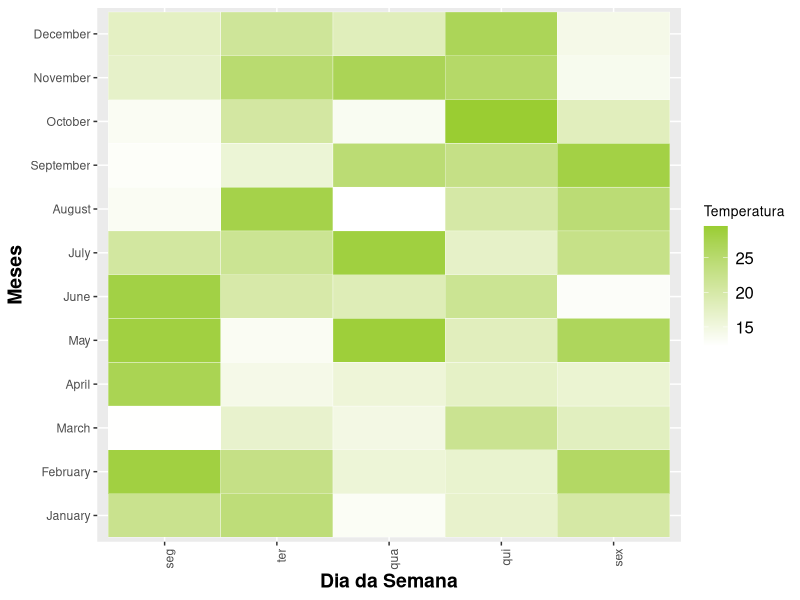
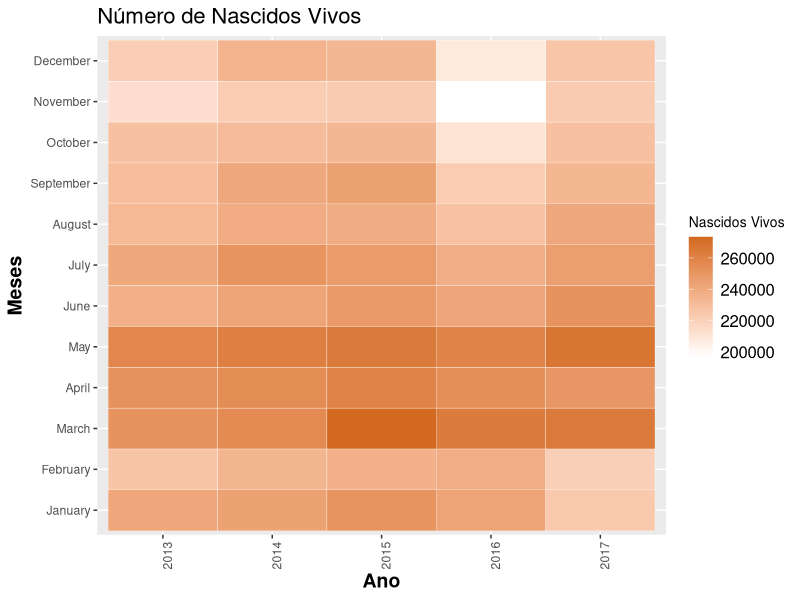
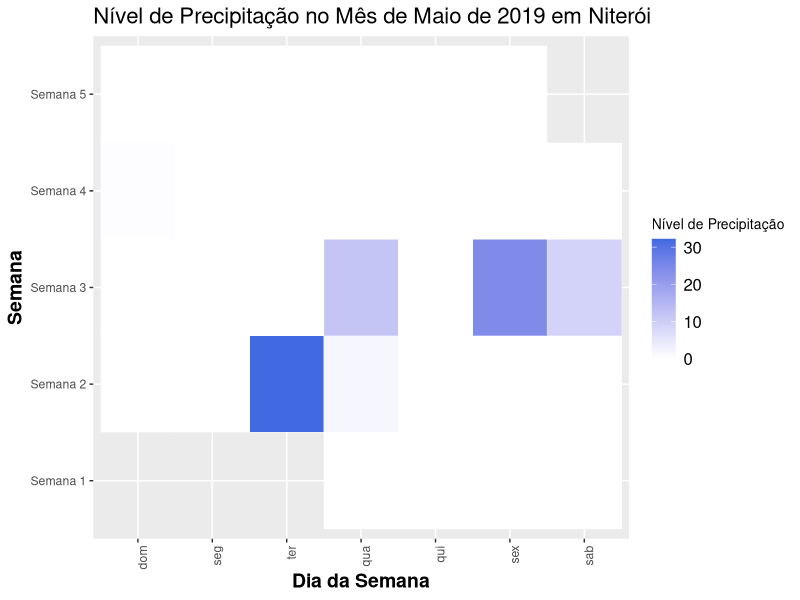

R code for these plots, in order:

library(ggplot2)

# OBS: --------------------------------------------------------------------

#  Não estamos falando de mapa de calor georeferenciado e sim um mapa de calor 
# genérico, isto é, considerando um plano de projeção qualquer. No nosso exemplo 
# consideramos um plano cartesiano dado pelo cruzamento de duas variáveis categóricas 
# ordinais: dias da semana versus meses do ano.

# http://rpubs.com/LucianeA/Mapa_de_Calor

# -------------------------------------------------------------------------

# Gerando os dados e armazenando em df.
dt=seq(as.Date("2019-01-01"), as.Date("2019-12-31"),31)
mes=strftime(dt,format="%B")
eixoy <- factor(mes, levels = c(mes)) 
eixox <- c("seg", "ter", "qua", "qui", "sex") 
df <- data.frame(Y = eixoy, matrix(runif(60, 12, 30),nrow = length(eixoy), ncol = length(eixox)))
names(df)[2:(length(eixox)+1)] <- eixox
df

# Reorganizar o dataframe
require(reshape2)
df_heatmap <- melt(df, id.vars = "Y")
names(df_heatmap)[2:3] <- c("X", "Temperatura")
head(df_heatmap)

ggplot(df_heatmap, aes(X, Y)) +
  geom_tile(aes(fill = Temperatura), color = "white") +
  scale_fill_gradient(low = "white", high = "yellowgreen") +
  ylab("Meses") +
  xlab("Dia da Semana") +
  theme(legend.title = element_text(size = 10),
        legend.text = element_text(size = 12),
        plot.title = element_text(size=16),
        axis.title = element_text(size=14,face="bold"),
        axis.text.x = element_text(angle = 90, hjust = 1)) +
  labs(fill = "Temperatura")


# Exercícios --------------------------------------------------------------

library(dplyr)
library(tidyr)
library(readr)

# 1)

dt=seq(as.Date("2019-01-01"), as.Date("2019-12-31"),31)
mes=strftime(dt,format="%B")

tibble(
   meses=factor(mes, levels = c(mes)),
  "2013"=c(241819,226442,251780,252433,257809,236713,241256,232019,229689,228200,213130,221300),
  "2014"=c(243962,234148,255859,255448,261667,242868,251391,238561,241299,230859,221993,235066),
  "2015"=c(250971,236110,273369,259960,264088,247914,247717,238888,244629,233283,222800,233240),
  "2016"=c(242824,237725,263755,253823,258810,242426,237487,228057,222093,211093,196938,208049),
  "2017"=c(223936,220800,264513,250096,266619,251839,245760,240659,233353,228288,222734,225869)
) %>% 
  gather(ano, value, -meses) %>% 
  ggplot(aes(x=ano, y=meses)) +
  geom_tile(aes(fill = value), color = "white") +
  scale_fill_gradient(low = "white", high = "chocolate") +
  ylab("Meses") +
  xlab("Ano") +
  ggtitle("Número de Nascidos Vivos") +
  theme(legend.title = element_text(size = 10),
        legend.text = element_text(size = 12),
        plot.title = element_text(size=16),
        axis.title = element_text(size=14,face="bold"),
        axis.text.x = element_text(angle = 90, hjust = 1)) +
  labs(fill = "Nascidos Vivos")

# 3)

dias <- c("qua", "qui", "sex", "sab", "dom", "seg", "ter")

dados <- read_csv("chuva_maio.txt")

chuva <- 
  dados %>% 
  group_by(data) %>% 
  summarise(precip_chuva = sum(precipitacao))

chuva %>% 
  mutate(dia_semana = c(rep(dias, 4), dias[1:3]) %>% 
           factor(levels = c("dom", "seg", "ter", "qua", "qui", "sex", "sab")),
         semana = paste("Semana", c(rep(1,4), rep(2,7), rep(3,7), rep(4,7), rep(5,6)))) %>% 
  ggplot(aes(x=dia_semana, y=semana)) +
  geom_tile(aes(fill = precip_chuva), color = "white") +
  scale_fill_gradient(low = "white", high = "royalblue") +
  ylab("Semana") +
  xlab("Dia da Semana") +
  ggtitle("Nível de Precipitação no Mês de Maio de 2019 em Niterói") +
  theme(legend.title = element_text(size = 10),
        legend.text = element_text(size = 12),
        plot.title = element_text(size=16),
        axis.title = element_text(size=14,face="bold"),
        axis.text.x = element_text(angle = 90, hjust = 1)) +
  labs(fill = "Nível de Precipitação")















